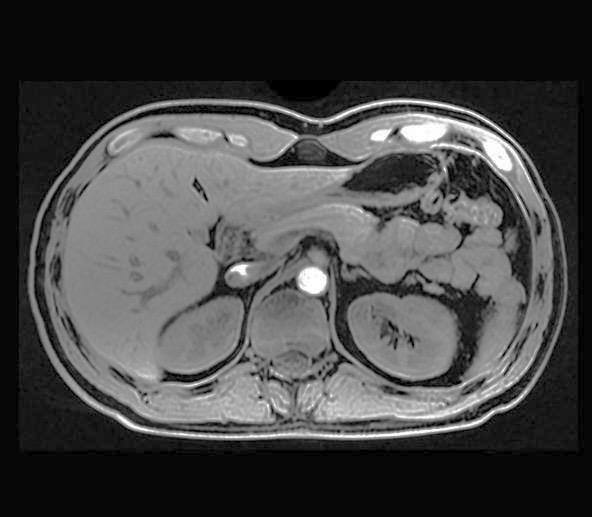
#> input picture img_lowcontrast.jpg, 592 x 517 px, found by its file name
$ python 'P2 pt. 2.py'
#> lines starting #> are read from the running program, lines starting #| are printed output that depends on the picture
#Importar bibliotecas
import cv2
import numpy as np
import matplotlib.pyplot as plt

imagen = cv2.imread(r"C:\Users\Leyanet Piedra\Desktop\pdi lab\practica 2\img_lowcontrast.jpg", cv2.IMREAD_GRAYSCALE) #Carga la imagen original en escala de grises
#> imagen is the input picture: shape (517, 592); min 0, max 255, mean 68.6


#Utilizar la función para encontrar el histograma de la imagen original que muestra la distribución de los valores de los píxeles en una imagen
#256 bins, lo que corresponde a los  valores de intensidad para una imagen en escala de grises de 8 bits (de 0 a 255)
#[0, 256], especifica el rango de valores de píxel que se deben considerar al calcular el histograma de una img en gris
histograma_original = cv2.calcHist([imagen], [0], None, [256], [0, 256])
#> histograma_original = 256 values, max 93850 at index 6, min 41 at index 226, mean 1195.6

#Aplicar ecualización a la imagen
imagen_ecualizada = cv2.equalizeHist(imagen)
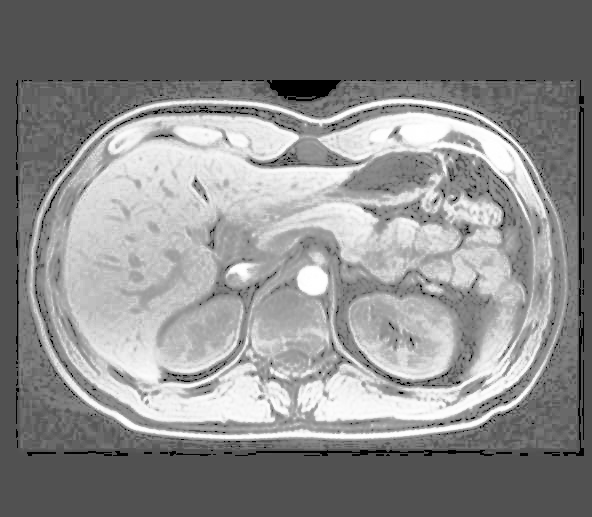
#> imagen_ecualizada: shape (517, 592); min 0, max 255, mean 139.3

#Obtener el histograma de la imagen ecualizada
histograma_ecualizada = cv2.calcHist([imagen_ecualizada], [0], None, [256], [0, 256])
#> histograma_ecualizada = 256 values, max 93850 at index 81, min 0 at index 3, mean 1195.6

# Visualizar la imagen original y la ecualizada
plt.figure(figsize=(15, 5))

plt.subplot(2, 2, 1)
plt.imshow(imagen, cmap='gray')
plt.title('Imagen Original')
plt.axis('off')

plt.subplot(2, 2, 2)
plt.imshow(imagen_ecualizada, cmap='gray')
plt.title('Imagen Ecualizada')
plt.axis('off')

# Mostrar histograma de la imagen original
plt.subplot(2, 2, 3)
plt.plot(histograma_original, color='gray')
plt.title('Histograma Original')
plt.xlabel('Intensidad de píxeles')
plt.ylabel('Cantidad de píxeles')

# Mostrar histograma de la imagen ecualizada
plt.subplot(2, 2, 4)
plt.plot(histograma_ecualizada, color='gray')
plt.title('Histograma Ecualizado')
plt.xlabel('Intensidad de píxeles')
plt.ylabel('Cantidad de píxeles')

plt.tight_layout()
plt.show()
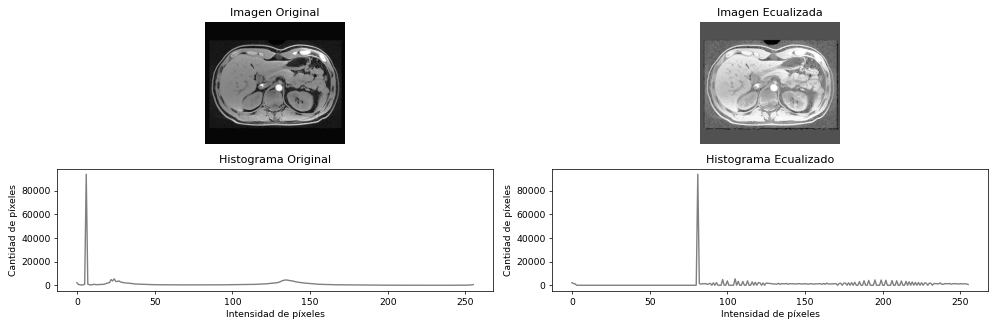
#> figure drawn by matplotlib, 4 panels; panel 3: curve peaks at x = 6, y = 93850; panel 4: curve peaks at x = 81, y = 93850

$ run again, with Te-me_0015.jpg copied over img_lowcontrast.jpg
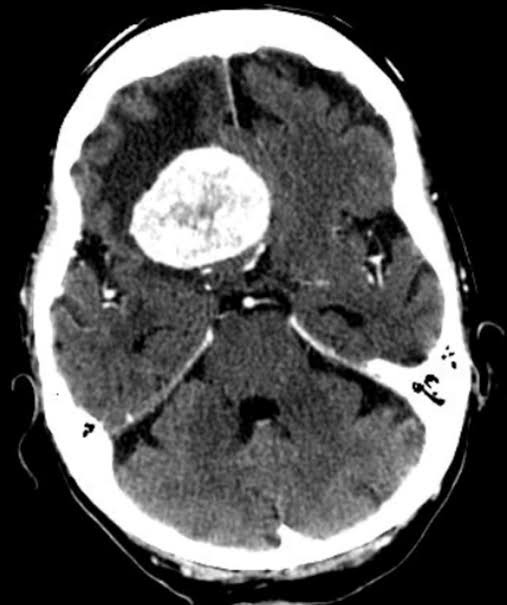
#> input picture Te-me_0015.jpg, 507 x 605 px, found by its file name
#> imagen is the input picture: shape (605, 507); min 0, max 255, mean 85.9
#> histograma_original = 256 values, max 85193 at index 0, min 139 at index 174, mean 1198.2
#> `imagen_ecualizada = cv2.equalizeHist(imagen)`:
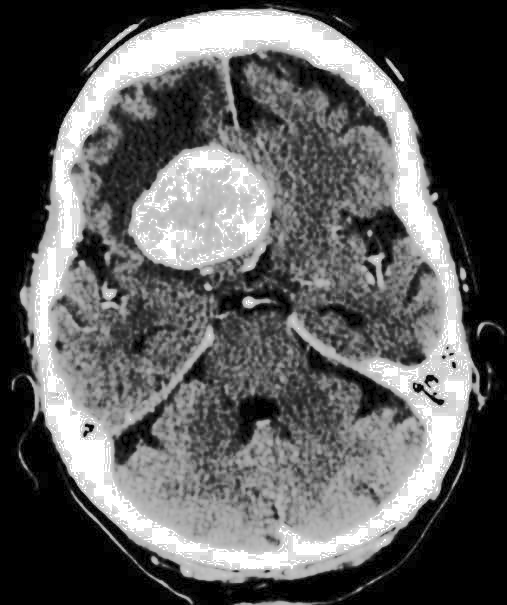
#> imagen_ecualizada: shape (605, 507); min 0, max 255, mean 94.1
#> histograma_ecualizada = 256 values, max 85193 at index 0, min 0 at index 1, mean 1198.2
#> `plt.show()`:
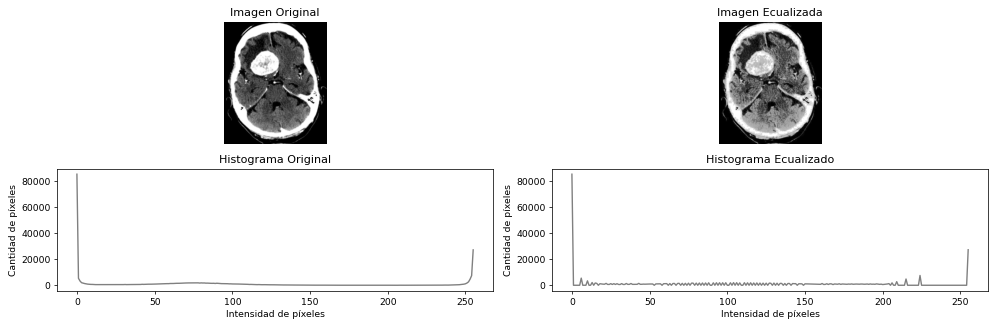
#> figure drawn by matplotlib, 4 panels; panel 3: curve peaks at x = 0, y = 85193; panel 4: curve peaks at x = 0, y = 85193

$ run again, with img_radiografia.jpg copied over img_lowcontrast.jpg
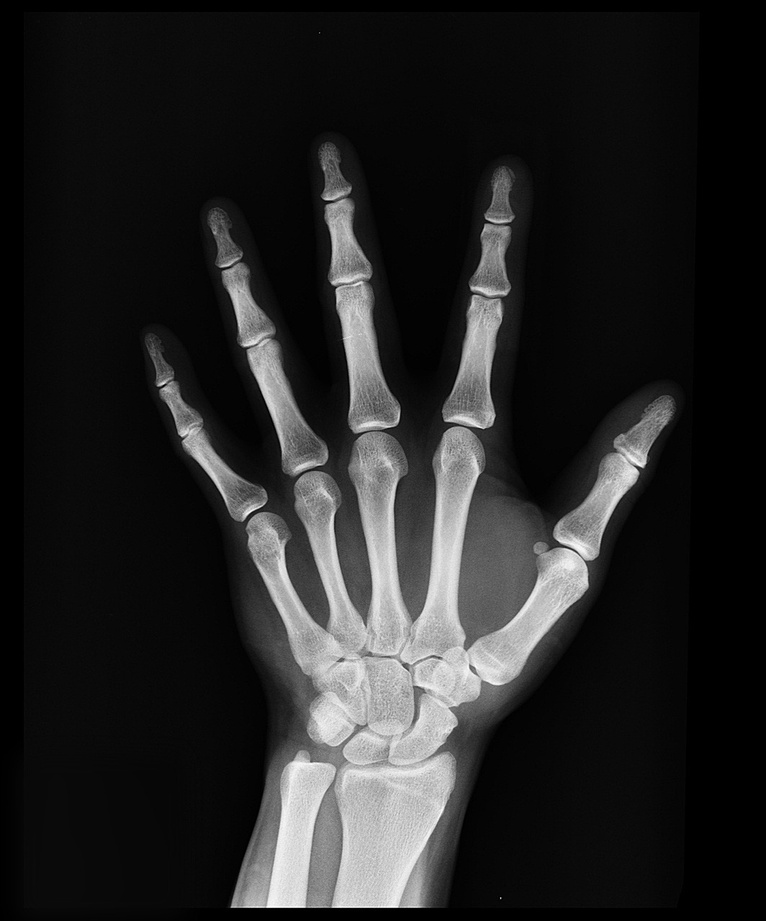
#> input picture img_radiografia.jpg, 766 x 921 px, shrunk from 1064 x 1280 before the run, found by its file name
#> imagen is the input picture: shape (921, 766); min 0, max 255, mean 36.6
#> histograma_original = 256 values, max 98532 at index 0, min 3 at index 251, mean 2755.8
#> `imagen_ecualizada = cv2.equalizeHist(imagen)`:
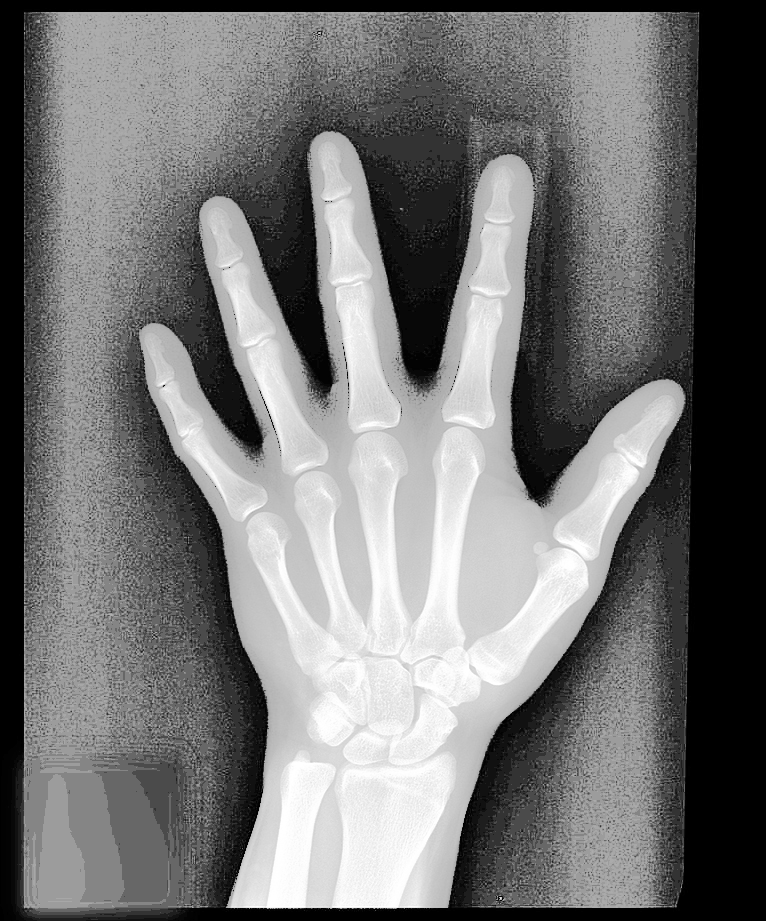
#> imagen_ecualizada: shape (921, 766); min 0, max 255, mean 116
#> histograma_ecualizada = 256 values, max 98532 at index 0, min 0 at index 1, mean 2755.8
#> `plt.show()`:
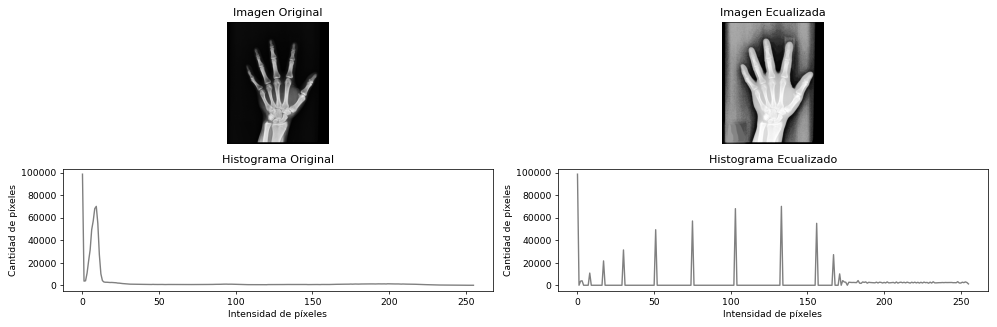
#> figure drawn by matplotlib, 4 panels; panel 3: curve peaks at x = 0, y = 98532; panel 4: curve peaks at x = 0, y = 98532
